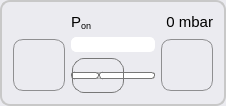
              <widget class="QGroupBox" name="groupBox_pon">
               <property name="sizePolicy">
                <sizepolicy hsizetype="Expanding" vsizetype="Expanding">
                 <horstretch>0</horstretch>
                 <verstretch>0</verstretch>
                </sizepolicy>
               </property>
               <property name="minimumSize">
                <size>
                 <width>150</width>
                 <height>50</height>
                </size>
               </property>
               <property name="maximumSize">
                <size>
                 <width>16777215</width>
                 <height>16777215</height>
                </size>
               </property>
               <property name="font">
                <font>
                 <family>Arial</family>
                 <pointsize>22</pointsize>
                 <weight>50</weight>
                 <italic>false</italic>
                 <bold>false</bold>
                </font>
               </property>
               <property name="styleSheet">
                <string notr="true">QGroupBox { 
     border: 2px solid  rgb(200, 200, 200); ; 
     border-radius: 10px; 
    color: rgb(80, 80, 80);
    background-color: rgb(235, 235, 240);
   /* background-color: rgb(235, 240, 235);*/
 } 

 QPushButton {
     border: 1px solid #8f8f91;
     border-radius: 10px;
     background-color: qlineargradient(x1: 0, y1: 0, x2: 0, y2: 1,
                                       stop: 0 #f6f7fa, stop: 1 #dadbde);
     min-width: 50px;
	 min-height: 50px;
     max-width: 50px;
	 max-height: 50px;
 }


 QPushButton:focus:pressed {
     background-color: qlineargradient(x1: 0, y1: 0, x2: 0, y2: 1,
                                       stop: 0 #F0F0FF, stop: 1 #f6f7fa);
 }

 QPushButton:hover {
     background-color: qlineargradient(x1: 0, y1: 0, x2: 0, y2: 1,
                                       stop: 0 #f6f7fa, stop: 1 #F0F0FF);
 }

QPushButton:disabled{ background-color: #CCCCCC; }

 QPushButton:flat {
     border: none; /* no border for a flat push button */
 }

 QPushButton:default {
     border-color: navy; /* make the default button prominent */
 }</string>
               </property>
               <property name="title">
                <string/>
               </property>
               <layout class="QGridLayout" name="gridLayout_6">
                <property name="topMargin">
                 <number>11</number>
                </property>
                <item row="12" column="3" colspan="2">
                 <widget class="QProgressBar" name="progressBar_pressure_p_on">
                  <property name="minimumSize">
                   <size>
                    <width>0</width>
                    <height>0</height>
                   </size>
                  </property>
                  <property name="maximumSize">
                   <size>
                    <width>16777215</width>
                    <height>15</height>
                   </size>
                  </property>
                  <property name="font">
                   <font>
                    <pointsize>10</pointsize>
                    <weight>50</weight>
                    <bold>false</bold>
                   </font>
                  </property>
                  <property name="toolTip">
                   <string>Current pressure value</string>
                  </property>
                  <property name="styleSheet">
                   <string notr="true">QProgressBar {
border: 1px solid white;
padding: 1px;
color: rgb(255, 255, 255);
border-bottom-right-radius: 5px;
border-bottom-left-radius: 5px;
border-top-right-radius: 5px;
border-top-left-radius: 5px;
text-align:right;
/*margin-right: 25ex;*/
background: QLinearGradient( x1: 0, y1: 0, x2: 1, y2: 0,
stop: 0 #fff,
stop: 0.4 #eee,
stop: 0.7 #ddd,
stop: 1 #eee );
width: 15px;
}

QProgressBar::chunk {
background: QLinearGradient( x1: 0, y1: 0, x2: 1, y2: 0,
stop: 0 #A9D08E,
stop: 0.4 #549635,
stop: 0.7 #148C14,
stop: 1 #006400 );
border-bottom-right-radius: 5px;
border-bottom-left-radius: 5px;
border-top-right-radius: 5px;
border-top-left-radius: 5px;
/*border: 2px solid white;*/
/*width: 1px;*/
}</string>
                  </property>
                  <property name="minimum">
                   <number>0</number>
                  </property>
                  <property name="maximum">
                   <number>450</number>
                  </property>
                  <property name="value">
                   <number>0</number>
                  </property>
                  <property name="alignment">
                   <set>Qt::AlignRight</set>
                  </property>
                  <property name="textVisible">
                   <bool>false</bool>
                  </property>
                  <property name="invertedAppearance">
                   <bool>false</bool>
                  </property>
                  <property name="format">
                   <string notr="true">%v mbar</string>
                  </property>
                 </widget>
                </item>
                <item row="13" column="3" colspan="2">
                 <widget class="QSlider" name="horizontalSlider_p_on">
                  <property name="minimumSize">
                   <size>
                    <width>0</width>
                    <height>35</height>
                   </size>
                  </property>
                  <property name="font">
                   <font>
                    <pointsize>8</pointsize>
                   </font>
                  </property>
                  <property name="toolTip">
                   <string>&lt;html&gt;&lt;head/&gt;&lt;body&gt;&lt;p&gt;Increase/decrease the pressure channel Pon&lt;/p&gt;&lt;/body&gt;&lt;/html&gt;</string>
                  </property>
                  <property name="styleSheet">
                   <string notr="true">QSlider::groove:horizontal {
border: 1px solid #bbb;
background: white;
height: 5px;
border-radius: 3px;
}

QSlider::sub-page:horizontal {
background: qlineargradient(x1: 0, y1: 0,    x2: 0, y2: 1,
stop: 0 #dafefe,
stop: 1 #331cfe );
background: QLinearGradient( x1: 0, y1: 0, x2: 1, y2: 0,
stop: 0 #A9D08E,
stop: 0.4 #549635,
stop: 0.7 #148C14,
stop: 1 #006400 );
border: 1px solid #777;
height: 5px;
border-radius:3px;
}

QSlider::add-page:horizontal {
background: #fff;
border: 1px solid #777;
height: 5px;
border-radius: 3px;
}

QSlider::handle:horizontal {
background: qlineargradient(x1:0, y1:0, x2:1, y2:1,
    stop:0 #eee, stop:1 #ccc);
border: 1px solid #777;
width: 50px;
margin-top: -15px;
margin-bottom: -15px;
border-radius: 12px;
}

QSlider::handle:horizontal:hover {
background: qlineargradient(x1:0, y1:0, x2:1, y2:1,
    stop:0 #fff, stop:1 #ddd);
border: 1px solid #444;
border-radius: 4px;
}

QSlider::sub-page:horizontal:disabled {
background: #bbb;
border-color: #999;
}

QSlider::add-page:horizontal:disabled {
background: #eee;
border-color: #999;
}

QSlider::handle:horizontal:disabled {
background: #eee;
border: 1px solid #aaa;
border-radius: 4px;
}</string>
                  </property>
                  <property name="minimum">
                   <number>0</number>
                  </property>
                  <property name="maximum">
                   <number>450</number>
                  </property>
                  <property name="value">
                   <number>0</number>
                  </property>
                  <property name="orientation">
                   <enum>Qt::Horizontal</enum>
                  </property>
                  <property name="invertedAppearance">
                   <bool>false</bool>
                  </property>
                  <property name="invertedControls">
                   <bool>false</bool>
                  </property>
                  <property name="tickPosition">
                   <enum>QSlider::TicksBelow</enum>
                  </property>
                  <property name="tickInterval">
                   <number>20</number>
                  </property>
                 </widget>
                </item>
                <item row="12" column="0" rowspan="2" colspan="3">
                 <widget class="QPushButton" name="pushButton_p_on_down">
                  <property name="sizePolicy">
                   <sizepolicy hsizetype="Expanding" vsizetype="Expanding">
                    <horstretch>0</horstretch>
                    <verstretch>0</verstretch>
                   </sizepolicy>
                  </property>
                  <property name="minimumSize">
                   <size>
                    <width>52</width>
                    <height>52</height>
                   </size>
                  </property>
                  <property name="maximumSize">
                   <size>
                    <width>52</width>
                    <height>52</height>
                   </size>
                  </property>
                  <property name="toolTip">
                   <string>Fine tuning: single step decrement</string>
                  </property>
                  <property name="styleSheet">
                   <string notr="true"/>
                  </property>
                  <property name="text">
                   <string/>
                  </property>
                  <property name="icon">
                   <iconset resource="../resources.qrc">
                    <normaloff>:/icons/minus.png</normaloff>:/icons/minus.png</iconset>
                  </property>
                  <property name="iconSize">
                   <size>
                    <width>35</width>
                    <height>35</height>
                   </size>
                  </property>
                  <property name="flat">
                   <bool>false</bool>
                  </property>
                 </widget>
                </item>
                <item row="11" column="3">
                 <widget class="QLabel" name="label_pon">
                  <property name="font">
                   <font>
                    <pointsize>11</pointsize>
                   </font>
                  </property>
                  <property name="styleSheet">
                   <string notr="true"/>
                  </property>
                  <property name="text">
                   <string notr="true">&lt;html&gt;&lt;head/&gt;&lt;body&gt;&lt;p&gt;P&lt;span style=&quot; vertical-align:sub;&quot;&gt;on&lt;/span&gt;&lt;/p&gt;&lt;/body&gt;&lt;/html&gt;</string>
                  </property>
                  <property name="alignment">
                   <set>Qt::AlignBottom|Qt::AlignLeading|Qt::AlignLeft</set>
                  </property>
                 </widget>
                </item>
                <item row="11" column="4" colspan="2">
                 <widget class="QLabel" name="label_PonPressure">
                  <property name="font">
                   <font>
                    <pointsize>11</pointsize>
                   </font>
                  </property>
                  <property name="toolTip">
                   <string>&lt;html&gt;&lt;head/&gt;&lt;body&gt;&lt;p&gt;&lt;span style=&quot; font-size:11pt;&quot;&gt; current value / set point &lt;/span&gt;&lt;/p&gt;&lt;/body&gt;&lt;/html&gt;</string>
                  </property>
                  <property name="styleSheet">
                   <string notr="true"/>
                  </property>
                  <property name="text">
                   <string>0 mbar</string>
                  </property>
                  <property name="alignment">
                   <set>Qt::AlignBottom|Qt::AlignRight|Qt::AlignTrailing</set>
                  </property>
                 </widget>
                </item>
                <item row="12" column="5" rowspan="2">
                 <widget class="QPushButton" name="pushButton_p_on_up">
                  <property name="sizePolicy">
                   <sizepolicy hsizetype="Minimum" vsizetype="Expanding">
                    <horstretch>0</horstretch>
                    <verstretch>0</verstretch>
                   </sizepolicy>
                  </property>
                  <property name="minimumSize">
                   <size>
                    <width>52</width>
                    <height>52</height>
                   </size>
                  </property>
                  <property name="maximumSize">
                   <size>
                    <width>52</width>
                    <height>52</height>
                   </size>
                  </property>
                  <property name="toolTip">
                   <string>Fine tuning: single step increment</string>
                  </property>
                  <property name="styleSheet">
                   <string notr="true"/>
                  </property>
                  <property name="text">
                   <string/>
                  </property>
                  <property name="icon">
                   <iconset resource="../resources.qrc">
                    <normaloff>:/icons/plus.png</normaloff>:/icons/plus.png</iconset>
                  </property>
                  <property name="iconSize">
                   <size>
                    <width>35</width>
                    <height>35</height>
                   </size>
                  </property>
                  <property name="flat">
                   <bool>false</bool>
                  </property>
                 </widget>
                </item>
                <item row="11" column="1">
                 <widget class="QLabel" name="label_led_pon">
                  <property name="enabled">
                   <bool>true</bool>
                  </property>
                  <property name="maximumSize">
                   <size>
                    <width>20</width>
                    <height>20</height>
                   </size>
                  </property>
                  <property name="styleSheet">
                   <string notr="true"/>
                  </property>
                  <property name="text">
                   <string/>
                  </property>
                  <property name="scaledContents">
                   <bool>false</bool>
                  </property>
                 </widget>
                </item>
                <item row="11" column="0">
                 <widget class="QWidget" name="widget_4" native="true">
                  <property name="maximumSize">
                   <size>
                    <width>10</width>
                    <height>16777215</height>
                   </size>
                  </property>
                 </widget>
                </item>
                <item row="11" column="2">
                 <widget class="QWidget" name="widget_3" native="true">
                  <property name="maximumSize">
                   <size>
                    <width>10</width>
                    <height>16777215</height>
                   </size>
                  </property>
                 </widget>
                </item>
               </layout>
              </widget>
